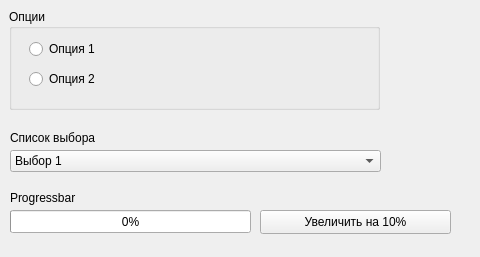
<?xml version="1.0" encoding="UTF-8"?>
<ui version="4.0">
 <class>MainWindow</class>
 <widget class="QMainWindow" name="MainWindow">
  <property name="geometry">
   <rect>
    <x>0</x>
    <y>0</y>
    <width>480</width>
    <height>257</height>
   </rect>
  </property>
  <property name="sizePolicy">
   <sizepolicy hsizetype="Preferred" vsizetype="Expanding">
    <horstretch>0</horstretch>
    <verstretch>0</verstretch>
   </sizepolicy>
  </property>
  <property name="windowTitle">
   <string>Тестирование виджетов</string>
  </property>
  <widget class="QWidget" name="centralwidget">
   <widget class="QGroupBox" name="groupBox">
    <property name="geometry">
     <rect>
      <x>9</x>
      <y>9</y>
      <width>371</width>
      <height>101</height>
     </rect>
    </property>
    <property name="title">
     <string>Опции</string>
    </property>
    <widget class="QRadioButton" name="radioButton">
     <property name="geometry">
      <rect>
       <x>20</x>
       <y>30</y>
       <width>321</width>
       <height>20</height>
      </rect>
     </property>
     <property name="text">
      <string>Опция 1</string>
     </property>
    </widget>
    <widget class="QRadioButton" name="radioButton_2">
     <property name="geometry">
      <rect>
       <x>20</x>
       <y>60</y>
       <width>341</width>
       <height>20</height>
      </rect>
     </property>
     <property name="text">
      <string>Опция 2</string>
     </property>
    </widget>
   </widget>
   <widget class="QComboBox" name="comboBox">
    <property name="geometry">
     <rect>
      <x>10</x>
      <y>150</y>
      <width>371</width>
      <height>22</height>
     </rect>
    </property>
    <item>
     <property name="text">
      <string>Выбор 1</string>
     </property>
    </item>
    <item>
     <property name="text">
      <string>Выбор 2</string>
     </property>
    </item>
    <item>
     <property name="text">
      <string>Выбор 3</string>
     </property>
    </item>
   </widget>
   <widget class="QLabel" name="label">
    <property name="geometry">
     <rect>
      <x>10</x>
      <y>130</y>
      <width>241</width>
      <height>16</height>
     </rect>
    </property>
    <property name="text">
     <string>Список выбора</string>
    </property>
   </widget>
   <widget class="QProgressBar" name="progressBar">
    <property name="geometry">
     <rect>
      <x>10</x>
      <y>210</y>
      <width>241</width>
      <height>23</height>
     </rect>
    </property>
    <property name="maximum">
     <number>10</number>
    </property>
    <property name="value">
     <number>0</number>
    </property>
   </widget>
   <widget class="QLabel" name="label_2">
    <property name="geometry">
     <rect>
      <x>10</x>
      <y>190</y>
      <width>241</width>
      <height>16</height>
     </rect>
    </property>
    <property name="text">
     <string>Progressbar</string>
    </property>
   </widget>
   <widget class="QPushButton" name="pushButton">
    <property name="geometry">
     <rect>
      <x>260</x>
      <y>210</y>
      <width>191</width>
      <height>24</height>
     </rect>
    </property>
    <property name="text">
     <string>Увеличить на 10%</string>
    </property>
   </widget>
  </widget>
 </widget>
 <resources/>
 <connections/>
</ui>
